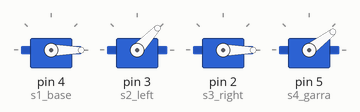
Simulated run of this sketch. Board: Arduino Uno, built with avr-gcc and run on an emulated ATmega328P. On the bench: 4 × servo.

Above: at 0.1 s.
At 2.3 s:
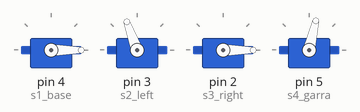
At 5.2 s:
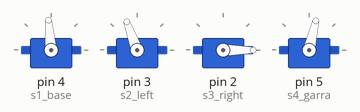
At 10.9 s:
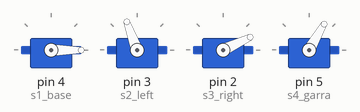
At 24.8 s:
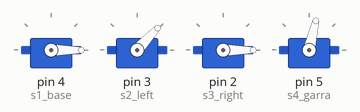
At 38.4 s:
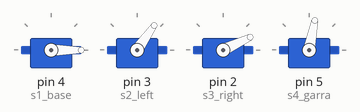
Timing chart, 0 to 39.9 s (numbered marks = the images above):
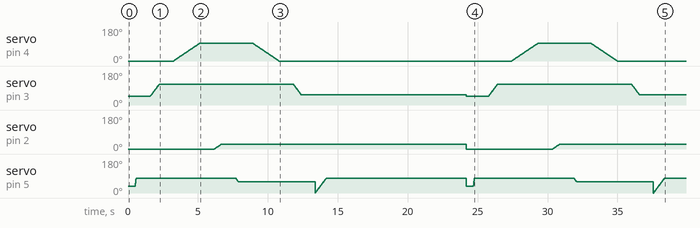

The sketch:

braco_robotico2.ino
```cpp
#include <Servo.h>

Servo s1_base, s2_left, s3_right, s4_garra;

void setup() {
    s1_base.attach(4);
    s2_left.attach(3);
    s3_right.attach(2);
    s4_garra.attach(5);
    Serial.begin(9600);
}

void loop() {
    int posicao;

    // Posição Inicial
    s1_base.write(0);
    s2_left.write(47);
    s3_right.write(0);
    s4_garra.write(37);

    delay(500);
  // Primeira posição - Garra abrindo
    for (posicao = 37; posicao <= 79; posicao += 5) {
        s4_garra.write(posicao);
        delay(10); // Ajuste o valor do atraso conforme necessário
    }
    delay(1000);

    // Segunda Posição - Motor Esquerdo vai levantar o braço
    for (posicao = 47; posicao <= 110; posicao += 1) {
        s2_left.write(posicao);
        delay(10); // Ajuste o valor do atraso conforme necessário
    }
    delay(1000);

    // Terceira Posição - Motor base gira 90 graus
    for (posicao = 0; posicao <= 95; posicao += 1) {
        s1_base.write(posicao);
        delay(20); // Ajuste o valor do atraso conforme necessário
    }
    delay(1000);
     // Quarta posição - Seria o motor Direito inclinando pegar o objeto
    for (posicao = 0; posicao <= 25; posicao += 1) {
        s3_right.write(posicao);
        delay(20); // Ajuste o valor do atraso conforme necessário
    }
    delay(1000);

    // Quinta Posição - Garra fechando
    for (posicao = 79; posicao >= 60; posicao -= 1) {
        s4_garra.write(posicao);
        delay(10); // Ajuste o valor do atraso conforme necessário
    }
    delay(1000);

    // Agora o motor precisa voltar com o objeto, faremos a volta

    // Quinta Posição - Motor base gira -90 graus
    for (posicao = 95; posicao >= 0; posicao -= 1) {
        s1_base.write(posicao);
        delay(20); // Ajuste o valor do atraso conforme necessário
    }
    delay(1000);
     // Sexta Posição - Motor Direito vai abaixar o braço
    for (posicao = 110; posicao >= 55; posicao -= 1) {
        s2_left.write(posicao);
        delay(10); // Ajuste o valor do atraso conforme necessário
    }
    delay(1000);

    // Sétima Posição - Garra abrindo e deixando o Objeto
    for (posicao = 0; posicao <= 79; posicao += 1) {
        s4_garra.write(posicao);
        delay(10); // Ajuste o valor do atraso conforme necessário
    }

    // Encerra o ciclo e depois de alguns segundos começa novamente
    delay(10000);
}
```
